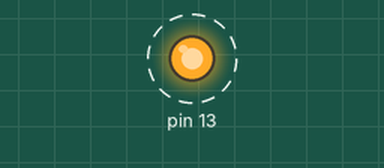
A sketch run on a simulated Arduino Uno, built with avr-gcc and run on an emulated ATmega328P. Shown: output pins drawn as LEDs (lit = HIGH). Dashed ring = blinking.

Above: at 4.5 s.
Timing chart, 0 to 8.6 s (numbered marks = the images above):
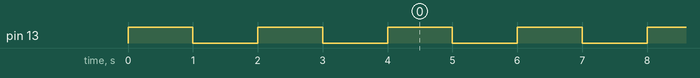

The sketch:

lightBlinking.ino
```cpp
void setup() {
  // put your setup code here, to run once:

  pinMode(13, OUTPUT);

  digitalWrite(13, HIGH);
  delay(1000);
  digitalWrite(13, LOW);
  delay(1000);
  digitalWrite(13, HIGH);
  delay(1000);
  digitalWrite(13, LOW);
  delay(1000);


}

void loop() {
  // put your main code here, to run repeatedly:

  digitalWrite(13, HIGH);
  delay(1000);
  digitalWrite(13, LOW);
  delay(1000);      //time set in milliseconds

}
```

Measured:
- by itself, pin 13: alternates HIGH for 1.0 s and LOW for 1.0 s
